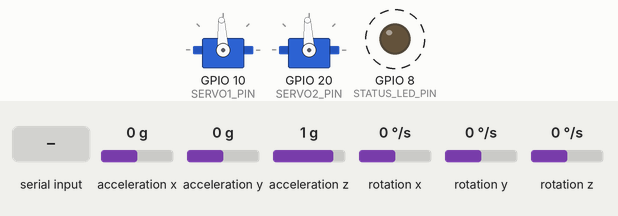
A sketch run on a simulated ESP32-C3. On the bench: 2 × servo, output pins drawn as LEDs (lit = HIGH). Wiring (inferred from the names in the program): MPU-6050 motion sensor at I2C address 0x68. Dashed ring = blinking. Inputs (shaded band) come from the test bench; at power-on: acceleration x 0 g, rotation z 0 °/s, rotation y 0 °/s, acceleration y 0 g, acceleration z 1 g, rotation x 0 °/s. Servo pulses on a pin are drawn as a servo (544–2400 µs = 0–180°); what the sketch prints to the serial monitor is not drawn.

Above: at 17.9 s.
18.0 s: acceleration x set to -0.3 g
21.0 s: acceleration x set to -0.5 g
At 22.92 s:
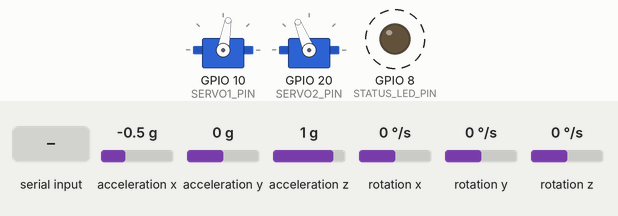
At 23.67 s:
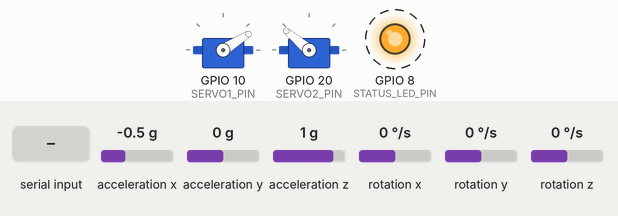
24.0 s: rotation z set to -100 °/s
At 24.56 s:
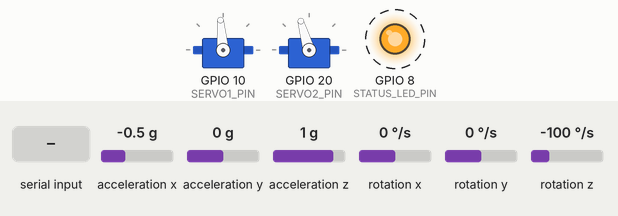
27.0 s: "G" received over Serial
At 28.78 s:
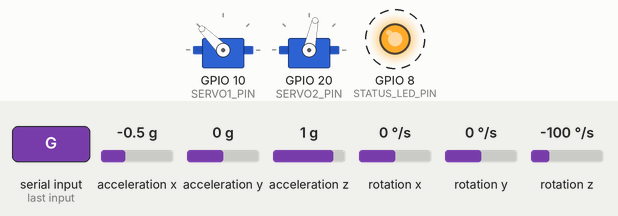
30.0 s: rotation y set to -100 °/s
33.0 s: "Z" received over Serial
Timing chart, 0 to 40.0 s (numbered marks = the images above; inputs shaded):
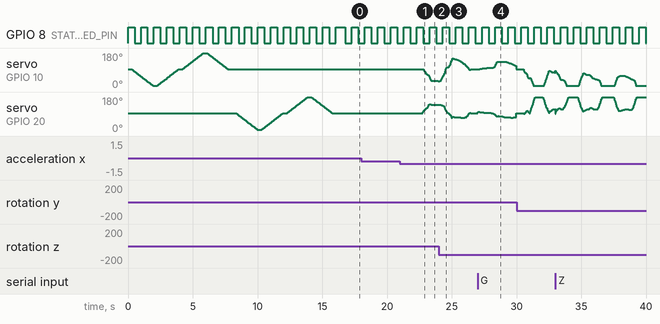

Measured:
- the behaviour switches between -0.4 and -0.5 g on acceleration x (found by bisection; images 0 and 1)
- after the input at 21.0 s, servo on GPIO 20 (SERVO2_PIN): rises from 93° to 142° in 0.53 s, then falls to 140° in 0.12 s
- by itself, GPIO 8 (STATUS_LED_PIN): alternates HIGH for 0.50 s and LOW for 0.50 s

The sketch:

esp32c3_supermini.ino
```cpp
#include "RobotRuntime.h"
#include "policy_network.h"

#include <math.h>

/*
  ESP32-C3 SuperMini + GY-521/MPU6050 + robo1_getup_ppo_beckup3 runtime.
  The MPU6050 board and servo supply must share ground with the ESP32-C3.

  Serial commands at 115200 baud:
    G - start one 14-second get-up attempt
    S - stop policy and return both targets to zero
    Z - return both targets to zero without starting policy
    H - print command help

  The exported policy input is:
    [roll_rad, pitch_rad, servo1_target_rad, servo2_target_rad]

  Euler representation intentionally matches MuJoCo:
    roll  = [-180, 180] deg
    pitch = [ -90,  90] deg
  A physical pitch beyond 90 deg folds back below 90 deg while roll/yaw shift
  by about 180 deg. The internal quaternion remains continuous.
*/

Receive imu;
ImuEulerRuntime imuEuler(imu);
AttitudeEstimate attitude;

// The requested startup sweep enables physical PWM output. Keep the mechanism
// unloaded during the first power-on check of the 10..170 degree range.
const bool ENABLE_POLICY_CONTROL = true;
const bool ENABLE_SERVO_OUTPUT = true;

const unsigned long POLICY_PERIOD_MS = 20;  // 50 Hz, matches MuJoCo.
const unsigned long GETUP_TIMEOUT_MS = 14000;
const unsigned long UPRIGHT_HOLD_MS = 700;
const unsigned long TELEMETRY_PERIOD_MS = 100;
const float UPRIGHT_TILT_RAD = 0.25f;
// Automatically start PPO after the IMU reports a sustained fallen pose.
// A lower re-arm angle provides hysteresis and prevents repeated triggering.
const bool ENABLE_IMU_AUTO_START = true;
const float AUTO_START_TILT_RAD = 0.5235988f;  // 30 deg.
const float AUTO_REARM_TILT_RAD = 0.3490659f;  // 20 deg.
const unsigned long AUTO_START_HOLD_MS = 250;
const float TARGET_DELTA_RAD = 0.08f;
const float SERVO1_TARGET_LIMIT_RAD = 1.3962634f;  // 80 deg -> servo 10..170 deg.
const float SERVO2_TARGET_LIMIT_RAD = 1.55f;
const float DEG_TO_RAD_LOCAL = 0.017453292519943295f;
const float RAD_TO_DEG_LOCAL = 57.29577951308232f;

// Change only after observing the four known poses over Serial. With the Euler
// guard enabled, the expected policy values are roll_pos=(+90,0),
// roll_neg=(-90,0), pitch_pos=(0,+85), and pitch_neg=(0,-85), in degrees.
const bool POLICY_SWAP_ROLL_PITCH = false;
const float POLICY_ROLL_SIGN = 1.0f;
const float POLICY_PITCH_SIGN = 1.0f;
const bool ENABLE_POLICY_EULER_GUARD = true;
const float POLICY_PITCH_LOCK_DEG = 85.0f;
const float POLICY_PITCH_RELEASE_DEG = 80.0f;
const float POLICY_ROLL_REJOIN_MAX_DELTA_DEG = 90.0f;

// ESP32-C3 SuperMini: IO6=SDA, IO7=SCL, IO10/IO20=servo PWM.
// GPIO8 drives the active-low onboard LED; GPIO18/19 carry native USB.
const uint8_t SDA_PIN = 6;
const uint8_t SCL_PIN = 7;
const uint8_t SERVO1_PIN = 10;
const uint8_t SERVO2_PIN = 20;
const uint8_t STATUS_LED_PIN = 8;
const unsigned long STATUS_LED_TOGGLE_MS = 500;  // 1 Hz: one full blink per second.
const unsigned long STARTUP_SERVO_STEP_MS = 20;  // 1 degree per 50 Hz PWM frame.
const unsigned long STARTUP_SERVO_DWELL_MS = 300;
// This servo needs about 500-2500 us for its full 0-180 degree travel. The
// final angle limits below still keep servo 1 inside 10-170 degrees.
const int SERVO1_OFFSET_US = 0;
const int SERVO2_OFFSET_US = 0;
const int SERVO1_PULSE_RANGE_US = 1000;
const int SERVO2_PULSE_RANGE_US = 1000;
const int SERVO1_MIN_DEG = 10;
const int SERVO1_MAX_DEG = 170;
const int SERVO2_MIN_DEG = 0;
const int SERVO2_MAX_DEG = 180;
const bool SERVO1_INVERT = true;
const bool SERVO2_INVERT = false;

LedcServo servo1;
LedcServo servo2;
RobotServoControl servoControl;

bool statusLedOn = false;
unsigned long lastStatusLedToggleMs = 0;
unsigned long statusLedToggleIntervalMs = STATUS_LED_TOGGLE_MS;
bool policyRunning = false;
float policyObservation[OBS_DIM] = {0.0f, 0.0f, 0.0f, 0.0f};
float policyAction[ACTION_DIM] = {0.0f, 0.0f};
float policyTargetRad[ACTION_DIM] = {0.0f, 0.0f};
unsigned long lastPolicyMs = 0;
unsigned long policyStartMs = 0;
unsigned long uprightStartMs = 0;
unsigned long autoStartCandidateMs = 0;
unsigned long lastPrintMs = 0;
bool autoStartArmed = true;
bool policyPitchLocked = false;
float lockedPolicyRollDeg = 0.0f;
float lockedPolicyPitchDeg = 0.0f;
float mappedPolicyRollDeg = 0.0f;
float mappedPolicyPitchDeg = 0.0f;

void updateStatusLed() {
  const unsigned long nowMs = millis();
  if (nowMs - lastStatusLedToggleMs >= statusLedToggleIntervalMs) {
    lastStatusLedToggleMs = nowMs;
    statusLedOn = !statusLedOn;
    digitalWrite(STATUS_LED_PIN, statusLedOn ? LOW : HIGH);
  }
}

void waitWithStatusLed(unsigned long durationMs) {
  const unsigned long startMs = millis();
  while (millis() - startMs < durationMs) {
    updateStatusLed();
    delay(5);
  }
}

void haltWithStatusLed() {
  statusLedToggleIntervalMs = 100;  // Rapid blinking indicates initialization failure.
  while (true) waitWithStatusLed(100);
}

void runStartupServoSweep(LedcServo &servo, uint8_t servoNumber) {
  const uint8_t angles[] = {90, 10, 90, 170, 90};
  int currentAngle = 90;
  Serial.print("SERVO_STARTUP_TEST\t");
  Serial.println(servoNumber);

  for (uint8_t targetAngle : angles) {
    // Move one degree per PWM frame instead of jumping directly to the target.
    // This gives about 50 deg/s and reduces startup shock to the mechanism.
    do {
      if (currentAngle < targetAngle) {
        ++currentAngle;
      } else if (currentAngle > targetAngle) {
        --currentAngle;
      }

      if (!servo.writeDegrees(currentAngle)) {
        Serial.println("Servo PWM write failed.");
        haltWithStatusLed();
      }
      waitWithStatusLed(STARTUP_SERVO_STEP_MS);
    } while (currentAngle != targetAngle);

    waitWithStatusLed(STARTUP_SERVO_DWELL_MS);
  }
}

float clampLocal(float value, float lower, float upper) {
  if (value < lower) return lower;
  if (value > upper) return upper;
  return value;
}

float wrapDegrees180(float angleDeg) {
  while (angleDeg > 180.0f) angleDeg -= 360.0f;
  while (angleDeg < -180.0f) angleDeg += 360.0f;
  return angleDeg;
}

// Returns the yaw-independent angle between the robot body Z axis and world Z.
// Unlike principal Euler pitch, this display/stop metric covers 0..180 deg.
float bodyTiltRad(const AttitudeEstimate &data) {
  const float qx = data.quaternion[1];
  const float qy = data.quaternion[2];
  const float bodyZWorldZ = clampLocal(
      1.0f - 2.0f * (qx * qx + qy * qy), -1.0f, 1.0f);
  return acosf(bodyZWorldZ);
}

// Updates a policy-only Euler guard. The quaternion and raw Euler telemetry are
// left untouched. At +/-85 deg pitch, roll is frozen before the ZYX Euler
// representation can jump by about 180 deg. The lock stays active across the
// folded branch and releases only after pitch is below 80 deg and raw roll has
// rejoined the stored branch.
void updateMappedPolicyAngles() {
  float rollDeg = attitude.eulerDeg[0];
  float pitchDeg = attitude.eulerDeg[1];
  if (POLICY_SWAP_ROLL_PITCH) {
    const float temporary = rollDeg;
    rollDeg = pitchDeg;
    pitchDeg = temporary;
  }
  rollDeg = POLICY_ROLL_SIGN * rollDeg;
  pitchDeg = POLICY_PITCH_SIGN * pitchDeg;

  if (!ENABLE_POLICY_EULER_GUARD) {
    policyPitchLocked = false;
    mappedPolicyRollDeg = rollDeg;
    mappedPolicyPitchDeg = pitchDeg;
    return;
  }

  if (!policyPitchLocked && fabsf(pitchDeg) >= POLICY_PITCH_LOCK_DEG) {
    policyPitchLocked = true;
    lockedPolicyRollDeg = rollDeg;
    lockedPolicyPitchDeg = pitchDeg >= 0.0f
                               ? POLICY_PITCH_LOCK_DEG
                               : -POLICY_PITCH_LOCK_DEG;
  }

  if (policyPitchLocked) {
    const float rollDeltaDeg = fabsf(
        wrapDegrees180(rollDeg - lockedPolicyRollDeg));
    const bool pitchInsideRelease =
        fabsf(pitchDeg) <= POLICY_PITCH_RELEASE_DEG;
    const bool rollRejoined =
        rollDeltaDeg < POLICY_ROLL_REJOIN_MAX_DELTA_DEG;
    if (pitchInsideRelease && rollRejoined) {
      policyPitchLocked = false;
    }
  }

  if (policyPitchLocked) {
    mappedPolicyRollDeg = lockedPolicyRollDeg;
    mappedPolicyPitchDeg = lockedPolicyPitchDeg;
  } else {
    mappedPolicyRollDeg = rollDeg;
    mappedPolicyPitchDeg = pitchDeg;
  }
}

void mappedPolicyAngles(float &rollRad, float &pitchRad) {
  rollRad = mappedPolicyRollDeg * DEG_TO_RAD_LOCAL;
  pitchRad = mappedPolicyPitchDeg * DEG_TO_RAD_LOCAL;
}

void writePolicyTargets() {
  if (ENABLE_SERVO_OUTPUT) {
    servoControl.setTargetsRad(policyTargetRad[0], policyTargetRad[1]);
    servoControl.writeTargets();
  }
}

void centerPolicyTargets() {
  policyTargetRad[0] = 0.0f;
  policyTargetRad[1] = 0.0f;
  policyAction[0] = 0.0f;
  policyAction[1] = 0.0f;
  writePolicyTargets();
}

void disarmAutoStart() {
  autoStartArmed = false;
  autoStartCandidateMs = 0;
}

void startPolicy(unsigned long nowMs) {
  if (!ENABLE_POLICY_CONTROL) {
    Serial.println("POLICY_DISABLED");
    return;
  }
  disarmAutoStart();
  centerPolicyTargets();
  policyRunning = true;
  lastPolicyMs = 0;
  // Use the loop's timestamp throughout this control iteration. Calling
  // millis() again here can produce a start time newer than runPolicyAt50Hz's
  // nowMs; unsigned subtraction would then wrap and trigger TIMEOUT instantly.
  policyStartMs = nowMs;
  uprightStartMs = 0;
  Serial.println("POLICY_START");
}

void stopPolicy(const char *reason) {
  disarmAutoStart();
  policyRunning = false;
  centerPolicyTargets();
  Serial.print("POLICY_STOP\t");
  Serial.println(reason);
}

// Starts PPO when roll/pitch tilt exceeds 30 degrees for 250 ms. After one
// attempt, the trigger remains disarmed until the mechanism returns below 20
// degrees, avoiding immediate restart after a timeout or a manual stop.
void updateImuAutoStart(unsigned long nowMs) {
  if (!ENABLE_IMU_AUTO_START || !ENABLE_POLICY_CONTROL || policyRunning) {
    autoStartCandidateMs = 0;
    return;
  }

  const float tiltRad = bodyTiltRad(attitude);
  if (!autoStartArmed) {
    if (tiltRad <= AUTO_REARM_TILT_RAD) {
      autoStartArmed = true;
      Serial.println("AUTO_TRIGGER_ARMED");
    }
    return;
  }

  if (tiltRad < AUTO_START_TILT_RAD) {
    autoStartCandidateMs = 0;
    return;
  }

  if (autoStartCandidateMs == 0) {
    autoStartCandidateMs = nowMs;
    Serial.print("AUTO_TRIGGER_PENDING\t");
    Serial.println(tiltRad * RAD_TO_DEG_LOCAL, 2);
    return;
  }

  if (nowMs - autoStartCandidateMs >= AUTO_START_HOLD_MS) {
    Serial.print("AUTO_TRIGGER\t");
    Serial.println(tiltRad * RAD_TO_DEG_LOCAL, 2);
    startPolicy(nowMs);
  }
}

void printCommandHelp() {
  Serial.println("COMMANDS: G=start, S=stop+center, Z=center, H=help");
  Serial.println("Policy: robo1_getup_ppo_beckup3.zip, 50 Hz");
  Serial.println(ENABLE_IMU_AUTO_START
                     ? "Auto-start: tilt >= 30 deg for 250 ms; re-arm <= 20 deg"
                     : "Auto-start: DISABLED");
  Serial.println(ENABLE_SERVO_OUTPUT
                     ? "Servo output: ENABLED"
                     : "Servo output: DISABLED (inference/telemetry only)");
}

void processSerialCommands(unsigned long nowMs) {
  while (Serial.available() > 0) {
    const char command = (char)Serial.read();
    if (command == 'G' || command == 'g') {
      startPolicy(nowMs);
    } else if (command == 'S' || command == 's') {
      stopPolicy("USER");
    } else if (command == 'Z' || command == 'z') {
      disarmAutoStart();
      centerPolicyTargets();
      Serial.println("TARGETS_CENTERED");
    } else if (command == 'H' || command == 'h' || command == '?') {
      printCommandHelp();
    }
  }
}

void runPolicyAt50Hz(unsigned long nowMs) {
  if (!policyRunning || !ENABLE_POLICY_CONTROL) {
    return;
  }
  if (lastPolicyMs != 0 && nowMs - lastPolicyMs < POLICY_PERIOD_MS) {
    return;
  }
  lastPolicyMs = nowMs;

  float rollRad = 0.0f;
  float pitchRad = 0.0f;
  mappedPolicyAngles(rollRad, pitchRad);
  policyObservation[0] = rollRad;
  policyObservation[1] = pitchRad;
  policyObservation[2] = policyTargetRad[0];
  policyObservation[3] = policyTargetRad[1];

  forward_policy(policyObservation, policyAction);
  policyAction[0] = clampLocal(policyAction[0], -1.0f, 1.0f);
  policyAction[1] = clampLocal(policyAction[1], -1.0f, 1.0f);
  policyTargetRad[0] = clampLocal(
      policyTargetRad[0] + policyAction[0] * TARGET_DELTA_RAD,
      -SERVO1_TARGET_LIMIT_RAD, SERVO1_TARGET_LIMIT_RAD);
  policyTargetRad[1] = clampLocal(
      policyTargetRad[1] + policyAction[1] * TARGET_DELTA_RAD,
      -SERVO2_TARGET_LIMIT_RAD, SERVO2_TARGET_LIMIT_RAD);

  // The policy-only Euler guard freezes pitch at +/-85 deg and prevents the
  // artificial roll jump. It does not stop inference or alter the quaternion.
  writePolicyTargets();

  const bool upright = bodyTiltRad(attitude) < UPRIGHT_TILT_RAD;
  if (upright) {
    if (uprightStartMs == 0) uprightStartMs = nowMs;
    if (nowMs - uprightStartMs >= UPRIGHT_HOLD_MS) {
      stopPolicy("UPRIGHT");
      return;
    }
  } else {
    uprightStartMs = 0;
  }

  if (nowMs - policyStartMs >= GETUP_TIMEOUT_MS) {
    stopPolicy("TIMEOUT");
  }
}

void printTelemetry(const AttitudeEstimate &data) {
  float policyRollRad = 0.0f;
  float policyPitchRad = 0.0f;
  mappedPolicyAngles(policyRollRad, policyPitchRad);

  Serial.print("P\t");
  Serial.print(policyRunning ? 1 : 0);
  Serial.print("\t");
  Serial.print(data.eulerDeg[0], 2);
  Serial.print("\t");
  Serial.print(data.eulerDeg[1], 2);
  Serial.print("\t");
  Serial.print(data.eulerDeg[2], 2);
  Serial.print("\t");
  Serial.print(bodyTiltRad(data) * RAD_TO_DEG_LOCAL, 2);
  for (uint8_t i = 0; i < 4; ++i) {
    Serial.print("\t");
    Serial.print(data.quaternion[i], 5);
  }
  Serial.print("\t");
  Serial.print(policyRollRad, 5);
  Serial.print("\t");
  Serial.print(policyPitchRad, 5);
  Serial.print("\t");
  Serial.print(policyTargetRad[0], 5);
  Serial.print("\t");
  Serial.print(policyTargetRad[1], 5);
  Serial.print("\t");
  Serial.print(policyAction[0], 5);
  Serial.print("\t");
  Serial.print(policyAction[1], 5);
  Serial.print("\t");
  Serial.println((data.eulerNearSingularity || policyPitchLocked) ? 1 : 0);
}

void setup() {
  // GPIO8 is sampled at boot, so configure it only after the sketch starts.
  digitalWrite(STATUS_LED_PIN, HIGH);
  pinMode(STATUS_LED_PIN, OUTPUT);
  lastStatusLedToggleMs = millis();

  Serial.begin(115200);
  const unsigned long serialWaitStartMs = millis();
  while (!Serial && millis() - serialWaitStartMs < 1500) {
    waitWithStatusLed(10);
  }

  if (ENABLE_SERVO_OUTPUT) {
    ServoControlConfig servoConfig;
    servoConfig.servo1Pin = SERVO1_PIN;
    servoConfig.servo2Pin = SERVO2_PIN;
    servoConfig.servo1OffsetUs = SERVO1_OFFSET_US;
    servoConfig.servo2OffsetUs = SERVO2_OFFSET_US;
    servoConfig.servo1PulseRangeUs = SERVO1_PULSE_RANGE_US;
    servoConfig.servo2PulseRangeUs = SERVO2_PULSE_RANGE_US;
    servoConfig.servo1MinDeg = SERVO1_MIN_DEG;
    servoConfig.servo1MaxDeg = SERVO1_MAX_DEG;
    servoConfig.servo2MinDeg = SERVO2_MIN_DEG;
    servoConfig.servo2MaxDeg = SERVO2_MAX_DEG;
    servoConfig.servo1TargetLimitRad = SERVO1_TARGET_LIMIT_RAD;
    servoConfig.servo2TargetLimitRad = SERVO2_TARGET_LIMIT_RAD;
    servoConfig.invertServo1 = SERVO1_INVERT;
    servoConfig.invertServo2 = SERVO2_INVERT;
    if (!servoControl.begin(servo1, servo2, servoConfig) ||
        !servo1.attached() || !servo2.attached()) {
      Serial.println("Servo initialization failed.");
      haltWithStatusLed();
    }
    runStartupServoSweep(servo1, 1);
    runStartupServoSweep(servo2, 2);
    servoControl.resetTargets();
    Serial.println("SERVO_STARTUP_TEST_DONE");
  }

  Wire.begin(SDA_PIN, SCL_PIN);
  Wire.setClock(400000);
  waitWithStatusLed(200);

  if (!imuEuler.begin()) {
    Serial.println("Runtime stopped: check MPU6050 I2C wiring and power.");
    haltWithStatusLed();
  }

  Serial.println("ESP32-C3 quaternion get-up runtime started.");
  printCommandHelp();
}

void loop() {
  const unsigned long nowMs = millis();
  updateStatusLed();
  imuEuler.update(nowMs, attitude);
  updateMappedPolicyAngles();
  processSerialCommands(nowMs);
  updateImuAutoStart(nowMs);
  runPolicyAt50Hz(nowMs);

  if (nowMs - lastPrintMs >= TELEMETRY_PERIOD_MS) {
    lastPrintMs = nowMs;
    printTelemetry(attitude);
  }

  delay(5);
}
```

NeuralNetwork.h
```cpp
#ifndef NEURAL_NETWORK_H
#define NEURAL_NETWORK_H

#include <Arduino.h>

// Fixed policy shape used by Arduino/robo03/policy_network.h:
// observation[4] -> tanh(64) -> tanh(64) -> action[2].
static const uint8_t NN_INPUT_DIM = 4;
static const uint8_t NN_HIDDEN0_DIM = 64;
static const uint8_t NN_HIDDEN1_DIM = 64;
static const uint8_t NN_OUTPUT_DIM = 2;

struct NeuralNetworkWeights {
  const float *w0;  // [NN_HIDDEN0_DIM][NN_INPUT_DIM], row-major
  const float *b0;  // [NN_HIDDEN0_DIM]
  const float *w1;  // [NN_HIDDEN1_DIM][NN_HIDDEN0_DIM], row-major
  const float *b1;  // [NN_HIDDEN1_DIM]
  const float *w2;  // [NN_OUTPUT_DIM][NN_HIDDEN1_DIM], row-major
  const float *b2;  // [NN_OUTPUT_DIM]
};

class NeuralNetwork {
public:
  NeuralNetwork();
  explicit NeuralNetwork(const NeuralNetworkWeights &weights);

  void setWeights(const NeuralNetworkWeights &weights);
  bool isConfigured() const;

  // Computes action = policy(observation). Returns false and clears output if
  // any weight pointer is missing.
  bool forward(const float observation[NN_INPUT_DIM],
               float action[NN_OUTPUT_DIM]);

  static float clamp(float value, float lower, float upper);

private:
  NeuralNetworkWeights weights_;
  float hidden0_[NN_HIDDEN0_DIM];
  float hidden1_[NN_HIDDEN1_DIM];

  static float activation(float value);
  static float denseNeuron(const float *weights,
                           const float *bias,
                           uint8_t row,
                           uint8_t input_dim,
                           const float *input);

  void clearOutput(float action[NN_OUTPUT_DIM]) const;
};

#endif
```

Source omitted: NeuralNetwork.cpp (2832 bytes), Receive.cpp (6293 bytes), Receive.h (1440 bytes), RobotRuntime.cpp (25676 bytes), RobotRuntime.h (7792 bytes), policy_network.h (60199 bytes)
